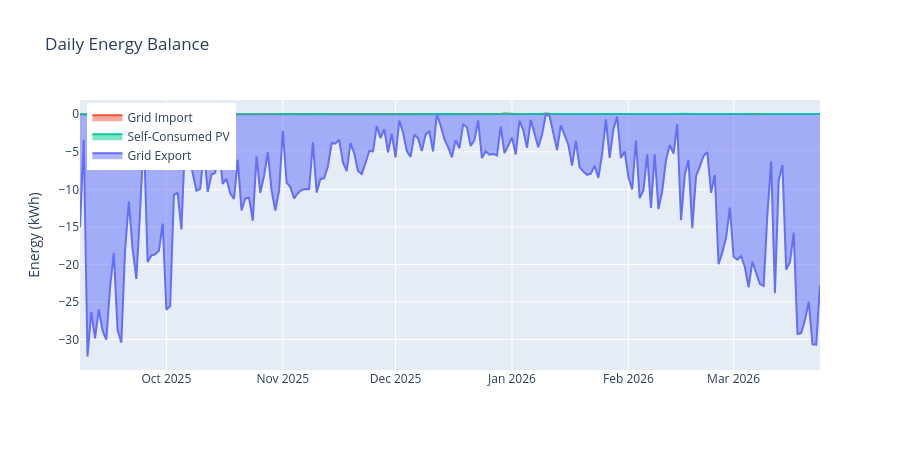

The cell this chart's notebook holds for it:
### Markdown cell above
## 2. Daily Energy Balance

Stacked area chart showing daily grid import, self-consumption, and grid export to visualize energy flow patterns.

### Code cell
daily = df.resample('1D').sum()

fig = go.Figure()
fig.add_trace(go.Scatter(x=daily.index, y=daily['grid_import'], mode='lines', name='Grid Import',
                         fill='tozeroy', line=dict(color='#EF553B')))
fig.add_trace(go.Scatter(x=daily.index, y=daily['self_consumed'], mode='lines', name='Self-Consumed PV',
                         fill='tozeroy', line=dict(color='#00CC96')))
fig.add_trace(go.Scatter(x=daily.index, y=-daily['grid_export'], mode='lines', name='Grid Export',
                         fill='tozeroy', line=dict(color='#636EFA')))
fig.update_layout(
    title='Daily Energy Balance',
    yaxis_title='Energy (kWh)', xaxis_title='',
    height=450, legend=dict(x=0.01, y=0.99)
)
fig.show()

### Figure 1 — Plotly figure (JSON) as saved in the notebook; plotly's stock layout.template omitted (floating-point values rounded to 4 significant figures; data arrays with more than 128 entries replaced by an {"elided": "..."} marker saying what was removed)
{"data": [{"fill": "tozeroy", "line": {"color": "#EF553B"}, "mode": "lines", "name": "Grid Import", "type": "scatter", "x": {"elided": "198 str values"}, "y": {"elided": "198 float values"}}, {"fill": "tozeroy", "line": {"color": "#00CC96"}, "mode": "lines", "name": "Self-Consumed PV", "type": "scatter", "x": {"elided": "198 str values"}, "y": {"elided": "198 float values"}}, {"fill": "tozeroy", "line": {"color": "#636EFA"}, "mode": "lines", "name": "Grid Export", "type": "scatter", "x": {"elided": "198 str values"}, "y": {"elided": "198 float values"}}], "layout": {"height": 450, "legend": {"x": 0.01, "y": 0.99}, "title": {"text": "Daily Energy Balance"}, "xaxis": {"title": {"text": ""}}, "yaxis": {"title": {"text": "Energy (kWh)"}}}}
